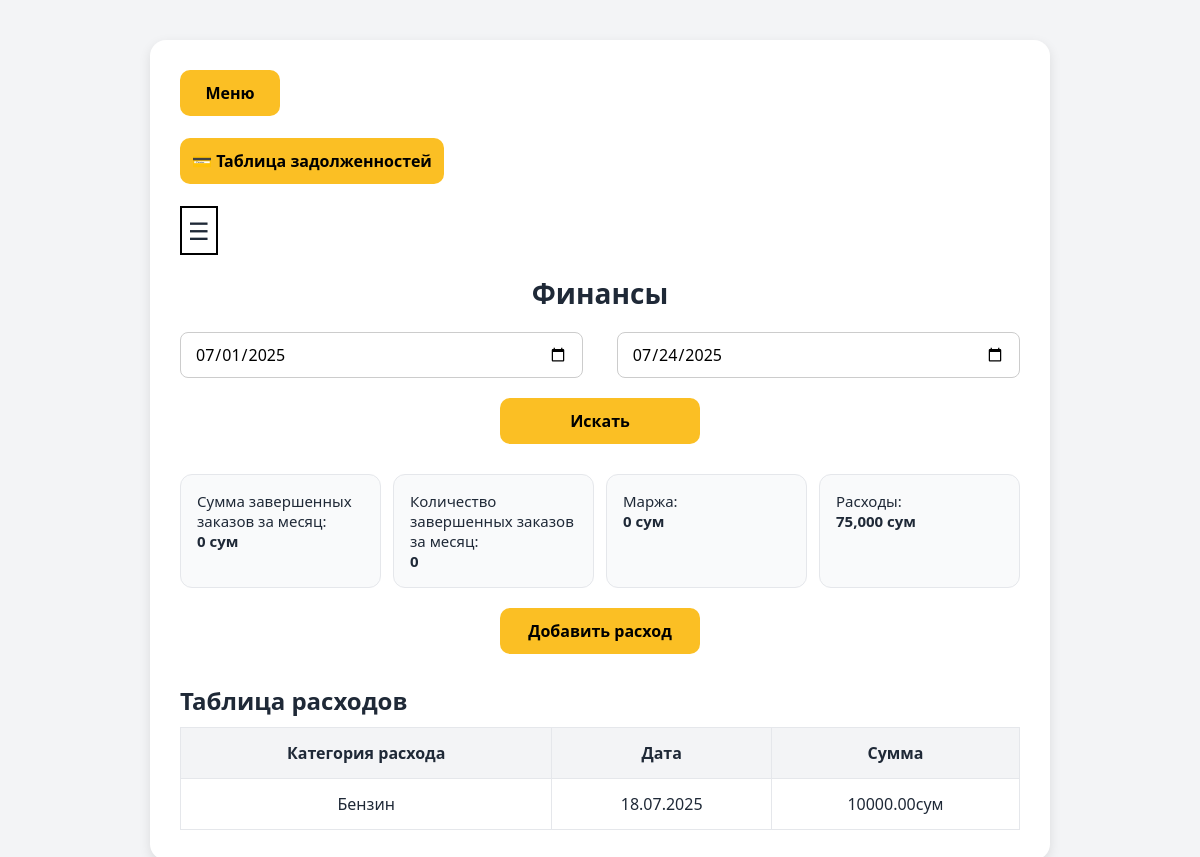
The page /money/ (signed in) on the database its author committed.
### backend/models.py (models this page shows, shortened)
class Finance(models.Model):
    name=models.CharField(max_length=60)
    sum=models.DecimalField(max_digits=10, decimal_places=2,default=0)
    created_at=models.DateField(auto_now_add=True)

### backend/views.py (the view, shortened to what this page needs)
# urls.py: path('money/',views.Money.as_view(),name='money'),
class Money(LoginRequiredMixin,TemplateView):
   template_name = 'money.html'
   login_url = reverse_lazy('login')
   def get_context_data(self, *, object_list=None, **kwargs):
      context = super().get_context_data(**kwargs)
      first = self.request.GET.get('first')
      second=self.request.GET.get('second')
      rasxod=self.request.GET.get('rasxod')
      today = now()
      query=Finance.objects.filter(
          created_at__year=today.year,
          created_at__month=today.month
      ).order_by('-id')
      order = Orders.objects.filter(stage="finished", complete_date__year=today.year,
                                    complete_date__month=today.month)
      order1 = Orders.objects.filter(complete_date__year=today.year,
                                    complete_date__month=today.month)
      price_subquery = Warehouse.objects.filter(product=OuterRef('add')).order_by('-id').values('price')[:1]
      marja=Consumables.objects.filter(order__in=order,warehouse=True).aggregate(total_sum=Sum(Subquery(price_subquery)*F('quantity')))['total_sum'] or 0
      marja1 = Consumables.objects.filter(order__in=order1,warehouse=True).aggregate(total_sum=Sum(Subquery(price_subquery) * F('quantity')))[
                 'total_sum'] or 0
      total_sum=order.aggregate(total_sum=Sum('order_sum'))['total_sum'] or 0
      cost=query.aggregate(total_sum=Sum('sum'))['total_sum'] or 0
      context['today_day']=today
      context['first_day']=today.replace(day=1)
      context['marja']=total_sum - marja
      context['money'] = query
      context['count']=order.count()
      context['total_sum']=total_sum
      context['cost']=cost+marja1
      return context

### backend/templates/money.html (shortened to what this page needs)
{% load humanize %}
<!DOCTYPE html>
<html lang="ru">
<head>
</head>
<body>
  <div class="container">
       <button  style="background-color: #fbbf24;
  border:
none;
  border-radius:
10px;
  font-size: 16px;
  font-weight: bold;
  cursor: pointer;
  transition:
background 0.3s;
  display: block;
  width:100px;
  padding:
12px;" onclick="window.location.href='{% url 'dashboard' %}'">Меню</button>
      <br>
      <button  style="background-color: #fbbf24;
  border:
none;
  border-radius:
10px;
  font-size: 16px;
  font-weight: bold;
  cursor: pointer;
  transition:
background 0.3s;
  display: block;
  padding:
12px;" onclick="window.location.href='{% url 'debt' %}'">💳 Таблица задолженностей</button>
      <br>
      <div id="filter-icon">☰</div>
    <h1>Финансы</h1>
    <form action="" method="GET">
    <div class="dates">
        {% if request.GET.first %}
        <input type="date" name="first" value="{{ request.GET.first}}" >
        {% else %}
        <input type="date" name="first" value="{{first_day|date:'Y-m-d' }}" >
        {% endif %}
       {% if request.GET.second %}
      <input type="date"  name="second" value="{{request.GET.second}}">
       {% else %}
         <input type="date"  name="second" value="{{today_day|date:'Y-m-d'}}">
        {% endif %}
    </div>
      <button class="add-button" > Искать </button>
      </form>
    <div class="stats">
      <div class="stat">Сумма завершенных заказов за месяц: <br><strong>{{ total_sum|intcomma }}
 сум</strong></div>
      <div class="stat">Количество завершенных заказов за месяц: <br><strong>{{count}}</strong></div>
      <div class="stat">Маржа: <br><strong>{{marja|intcomma}} сум</strong></div>
      <div class="stat">Расходы: <br><strong>{{cost|intcomma}} сум</strong></div>
    </div>
    <button class="add-button" onclick="window.location.href='{% url 'create_money' %}'">Добавить расход</button>
    <h2 style="margin-bottom: 10px;">Таблица расходов</h2>
    <table>
      <thead>
        <tr>
          <th>Категория расхода</th>
          <th>Дата</th>
          <th>Сумма</th>
        </tr>
      </thead>
      <tbody>
      {% for item in money %}
        <tr>
          <td>{{item.name}}</td>
          <td>{{item.created_at|date:"d.m.Y"}}</td>
          <td>{{item.sum}}сум</td>
        </tr>
      {% endfor %}
      </tbody>
    </table>
  </div>
</body>
</html>

### backend/templates/money.html (style rules this page uses)
* { box-sizing: border-box; font-family: "Segoe UI", sans-serif; }
body { background-color: #f3f4f6; margin: 0; padding: 40px; color: #1f2937; }
.container { max-width: 900px; margin: auto; background: #ffffff; border-radius: 16px; padding: 30px; box-shadow: 0 4px 12px rgba(0, 0, 0, 0.1); }
h1 { text-align: center; font-size: 28px; margin-bottom: 20px; }
.dates { display: flex; justify-content: space-between; margin-bottom: 20px; }
.dates input { padding: 10px 14px; font-size: 16px; border-radius: 8px; border: 1px solid #ccc; width: 48%; }
.stats { display: flex; flex-wrap: wrap; gap: 12px; margin-bottom: 20px; }
.stat { background-color: #f9fafb; padding: 16px; border-radius: 12px; flex: 1; min-width: 200px; font-size: 15px; font-weight: 500; border: 1px solid #e5e7eb; }
.add-button { display: block; width: 200px; margin: 0 auto 30px; padding: 12px; background-color: #fbbf24; border: none; border-radius: 10px; font-size: 16px; font-weight: bold; cursor: pointer; transition: background 0.3s; }
table { width: 100%; border-collapse: collapse; }
th, td { padding: 14px; border: 1px solid #e5e7eb; text-align: center; font-size: 16px; }
th { background-color: #f3f4f6; font-weight: 600; }
#filter-icon { font-size: 24px; cursor: pointer; padding: 6px; border: 2px solid black; display: inline-block; text-align: center; }

### rows shown on the page
Finance: name "Бензин", created_at "18.07.2025", sum "10000.00"

### other values the page prints
{{ total_sum|intcomma }} "0"
{{ count }} "0"
{{ marja|intcomma }} "0"
{{ cost|intcomma }} "75,000"
